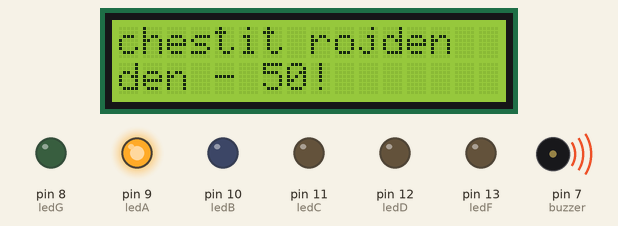
This sketch was run on a simulated Arduino Uno, built with avr-gcc and run on an emulated ATmega328P. On the bench: 16×2 character LCD, output pins drawn as LEDs (lit = HIGH), buzzer (waves = sounding).

Above: at 0.76 s.
At 1.21 s:
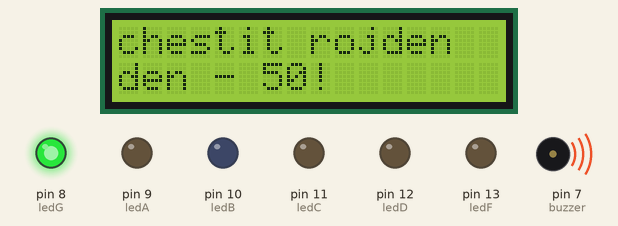
At 4.7 s:
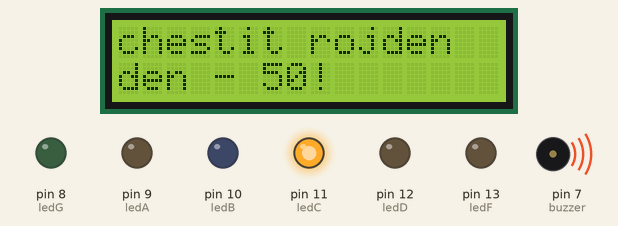
At 6.61 s:
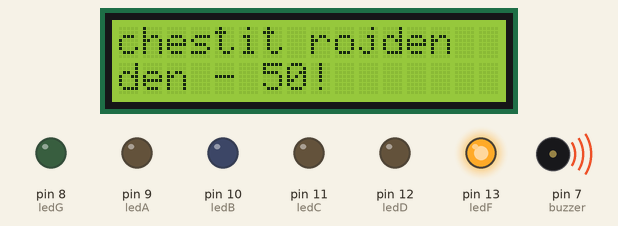
At 9.31 s:
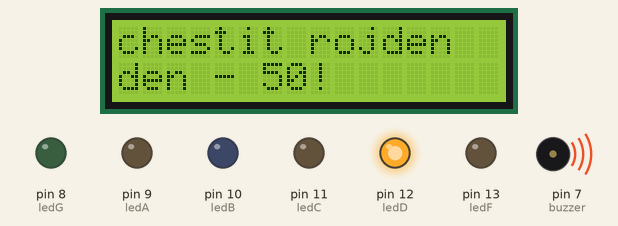
At 10.5 s:
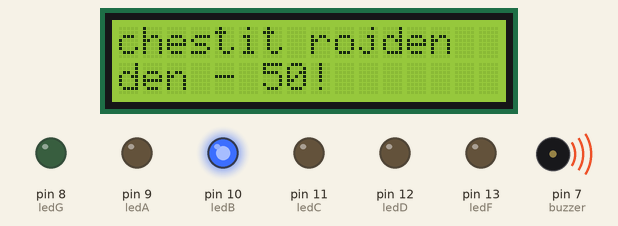
Timing chart, 0 to 40.0 s (numbered marks = the images above):
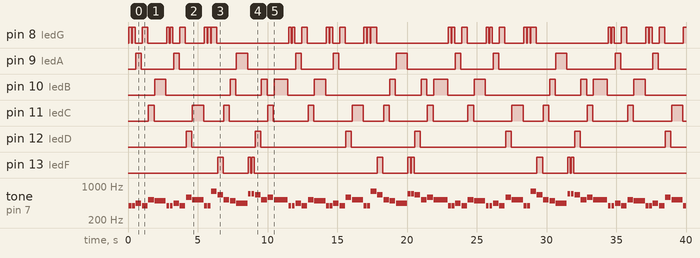

The sketch:

HappyBirthday.ino
```cpp
// C++ code
//


int ledF = 13;
int ledD = 12;
int ledC = 11;
int ledB = 10;
int ledA = 9;
int ledG = 8;

int buzzer = 7;

#include <LiquidCrystal.h>

// initialize the library by associating any needed LCD interface pin
// with the arduino pin number it is connected to
const int rs = 2, en = 1, d4 = 3, d5 = 4, d6 = 5, d7 = 6;
LiquidCrystal lcd(rs, en, d4, d5, d6, d7);


void setup()
{
  pinMode(ledC, OUTPUT);
  pinMode(ledD, OUTPUT);
  pinMode(ledF, OUTPUT);
  pinMode(ledG, OUTPUT);
  pinMode(ledA, OUTPUT);
  pinMode(ledB, OUTPUT);
  pinMode(buzzer, OUTPUT);

  lcd.begin(16, 2);
  lcd.setCursor(0, 0);
  lcd.print("chestit rojden");
  lcd.setCursor(0, 1);
  lcd.print("den - 50!");
}

void loop()
{
  playHappyBirthday();
}

void playHappyBirthday() {

    // Нотни честоти
    const int G4 = 392;
    const int A4 = 440;
    const int B4 = 494;
    const int C5 = 523;
    const int D5 = 587;
    const int E5 = 659;
    const int F5 = 698;
    const int G5 = 783;


    // За по-лесно писане
    auto play = [&](int led, int freq, int duration) {
        digitalWrite(led, 1);
        tone(buzzer, freq);
        delay(duration);
        digitalWrite(led, 0);
        noTone(buzzer);
        delay(50);
    };

    // Ред 1: G G A G C B
    play(ledG, G4, 200);
    play(ledG, G4, 200);
    play(ledA, A4, 400);
    play(ledG, G4, 400);
    play(ledC, C5, 400);
    play(ledB, B4, 800);

    // Ред 2: G G A G D C
    play(ledG, G4, 200);
    play(ledG, G4, 200);
    play(ledA, A4, 400);
    play(ledG, G4, 400);
    play(ledD, D5, 400);
    play(ledC, C5, 800);

    // Ред 3: G G G E C B A
    play(ledG, G4, 200);
    play(ledG, G4, 200);
    play(ledG, G5, 400);
    play(ledF, E5, 400);
    play(ledC, C5, 400);
    play(ledB, B4, 400);
    play(ledA, A4, 800);

    // Ред 4: F F E C D C
    play(ledF, F5, 200);
    play(ledF, F5, 200);
    play(ledD, E5, 400);
    play(ledB, C5, 400);
    play(ledC, D5, 400);
    play(ledB, C5, 1000);
}
```

Measured:
- by itself, pin 9 (ledA): repeats every 11.5 s: LOW 2.3 s, HIGH 0.40 s, LOW 4.1 s, HIGH 0.80 s, LOW 3.5 s, HIGH 0.40 s
- by itself, pin 10 (ledB): repeats every 11.5 s: LOW 4.6 s, HIGH 0.40 s, LOW 1.9 s, HIGH 0.40 s, LOW 0.50 s, HIGH 1.0 s, LOW 1.9 s, HIGH 0.80 s
- by itself, pin 11 (ledC): repeats every 11.5 s: LOW 2.8 s, HIGH 0.80 s, LOW 1.5 s, HIGH 0.40 s, LOW 2.8 s, HIGH 0.40 s, LOW 2.5 s, HIGH 0.40 s
- by itself, pin 12 (ledD): repeats every 11.5 s: LOW 4.6 s, HIGH 0.40 s, LOW 6.1 s, HIGH 0.40 s
- by itself, pin 13 (ledF): repeats every 11.5 s: LOW 1.8 s, HIGH 0.20 s, LOW 0.05 s, HIGH 0.20 s, LOW 8.8 s, HIGH 0.40 s
- by itself, tone on pin 7 (buzzer): plays 392 Hz for 0.20 s, 392 Hz for 0.20 s, 440 Hz for 0.40 s, 392 Hz for 0.40 s, 523 Hz for 0.40 s, 494 Hz for 0.80 s … (88 notes in this stretch)
- by itself, pin 8 (ledG): repeats every 11.5 s: LOW 0.05 s, HIGH 0.20 s, LOW 0.50 s, HIGH 0.40 s, LOW 1.4 s, HIGH 0.20 s, LOW 0.05 s, HIGH 0.20 s, LOW 0.50 s, HIGH 0.40 s, LOW 1.4 s, 2 × (HIGH 0.20 s, LOW 0.05 s), HIGH 0.40 s, LOW 5.2 s, HIGH 0.20 s
